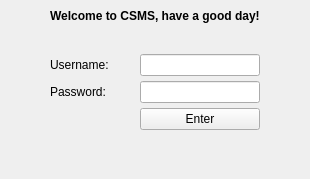
<?xml version="1.0" encoding="UTF-8"?>
<ui version="4.0">
 <class>Form</class>
 <widget class="QWidget" name="Form">
  <property name="geometry">
   <rect>
    <x>0</x>
    <y>0</y>
    <width>310</width>
    <height>179</height>
   </rect>
  </property>
  <property name="windowTitle">
   <string>Form</string>
  </property>
  <layout class="QGridLayout" name="gridLayout">
   <item row="3" column="1">
    <layout class="QFormLayout" name="formLayout">
     <property name="horizontalSpacing">
      <number>31</number>
     </property>
     <property name="verticalSpacing">
      <number>5</number>
     </property>
     <item row="0" column="0">
      <widget class="QLabel" name="label">
       <property name="text">
        <string>Username:</string>
       </property>
      </widget>
     </item>
     <item row="0" column="1">
      <widget class="QLineEdit" name="usernameLineEdit">
       <property name="styleSheet">
        <string notr="true"/>
       </property>
      </widget>
     </item>
     <item row="1" column="0">
      <widget class="QLabel" name="label_2">
       <property name="text">
        <string>Password:</string>
       </property>
      </widget>
     </item>
     <item row="1" column="1">
      <widget class="QLineEdit" name="passwordLineEdit">
       <property name="echoMode">
        <enum>QLineEdit::Password</enum>
       </property>
      </widget>
     </item>
     <item row="2" column="1">
      <widget class="QPushButton" name="enterPushButton">
       <property name="text">
        <string>Enter</string>
       </property>
      </widget>
     </item>
    </layout>
   </item>
   <item row="3" column="2">
    <spacer name="horizontalSpacer">
     <property name="orientation">
      <enum>Qt::Horizontal</enum>
     </property>
     <property name="sizeHint" stdset="0">
      <size>
       <width>40</width>
       <height>20</height>
      </size>
     </property>
    </spacer>
   </item>
   <item row="5" column="1">
    <spacer name="verticalSpacer_2">
     <property name="orientation">
      <enum>Qt::Vertical</enum>
     </property>
     <property name="sizeHint" stdset="0">
      <size>
       <width>20</width>
       <height>40</height>
      </size>
     </property>
    </spacer>
   </item>
   <item row="3" column="0">
    <spacer name="horizontalSpacer_2">
     <property name="orientation">
      <enum>Qt::Horizontal</enum>
     </property>
     <property name="sizeHint" stdset="0">
      <size>
       <width>40</width>
       <height>20</height>
      </size>
     </property>
    </spacer>
   </item>
   <item row="0" column="1">
    <widget class="QLabel" name="welcomeMessageLabel">
     <property name="text">
      <string>&lt;html&gt;&lt;head/&gt;&lt;body&gt;&lt;p&gt;&lt;span style=&quot; font-weight:600;&quot;&gt;Welcome to CSMS, have a good day!&lt;/span&gt;&lt;/p&gt;&lt;/body&gt;&lt;/html&gt;</string>
     </property>
    </widget>
   </item>
   <item row="1" column="1">
    <spacer name="verticalSpacer">
     <property name="orientation">
      <enum>Qt::Vertical</enum>
     </property>
     <property name="sizeHint" stdset="0">
      <size>
       <width>20</width>
       <height>10</height>
      </size>
     </property>
    </spacer>
   </item>
  </layout>
 </widget>
 <layoutdefault spacing="6" margin="9"/>
 <resources/>
 <connections/>
 <designerdata>
  <property name="gridDeltaX">
   <number>10</number>
  </property>
  <property name="gridDeltaY">
   <number>10</number>
  </property>
  <property name="gridSnapX">
   <bool>true</bool>
  </property>
  <property name="gridSnapY">
   <bool>true</bool>
  </property>
  <property name="gridVisible">
   <bool>true</bool>
  </property>
 </designerdata>
</ui>
